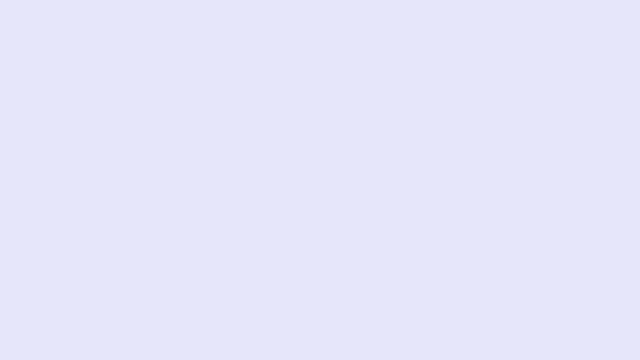
Frame 1 (no input)
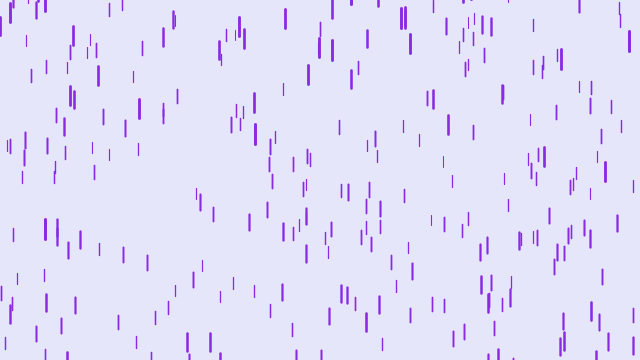
Frame 60 (the mouse pressed at the canvas centre just before this capture)
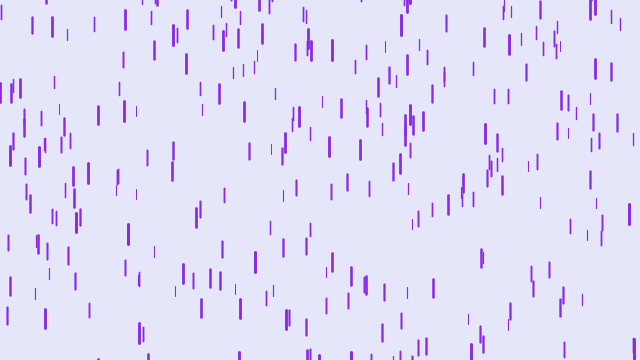
Frame 120 (the mouse held since frame 60 and released just before this capture)

The Processing sketch that drew these frames (run headless with seeded random() and noise(); from frame 60 on, the mouse is pressed at the canvas centre):

// Processing sketch: PurpleRain
// ── PurpleRain.pde
Drop[] drops = new Drop[500];

void setup() {
  size(640, 360);
  
  for (int i = 0; i < drops.length; i++) {
    drops[i] = new Drop();
  }
}

void draw() {
  background(230, 230, 250);
  for (int i = 0; i < drops.length; i++) {
    drops[i].fall();
    drops[i].show();
  }
}

// ── Drop.pde
class Drop {
   float x = random(width);
   float y = random(-500, -50);  
   float z = random(0, 20);
   float len = map(z, 0, 20, 10, 20);
   float yspeed = map(z, 0, 20, 4, 10);
   
   void fall() {
     y = y + yspeed;
     float grav = map(z, 0, 20, 0, 0.2);
     yspeed = yspeed + grav;
     
     if (y > height) {
       y = random(-500, -50);
       yspeed = map(z, 0, 20, 4, 10);
     }
   }
   
   void show() {
     float thick = map(z, 0, 20, 1, 3);
     strokeWeight(thick);
    stroke(138, 43, 226);
    line(x, y, x, y + len);
   }
}
